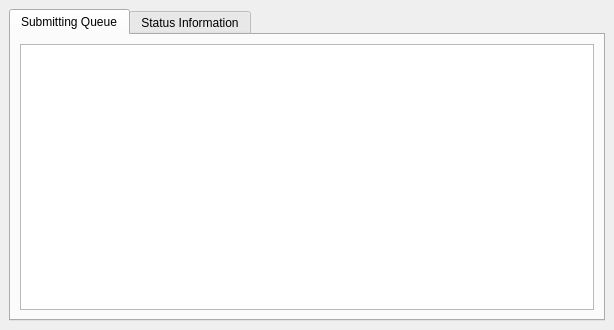
<ui version="4.0" >
 <author></author>
 <comment></comment>
 <exportmacro></exportmacro>
 <class>LastFMDialog</class>
 <widget class="QDialog" name="LastFMDialog" >
  <property name="geometry" >
   <rect>
    <x>0</x>
    <y>0</y>
    <width>614</width>
    <height>330</height>
   </rect>
  </property>
  <property name="windowTitle" >
   <string>Last.FM</string>
  </property>
  <widget class="QTabWidget" name="tabWidget" >
   <property name="geometry" >
    <rect>
     <x>9</x>
     <y>9</y>
     <width>596</width>
     <height>312</height>
    </rect>
   </property>
   <widget class="QWidget" name="tab" >
    <attribute name="title" >
     <string>Submitting Queue</string>
    </attribute>
    <layout class="QHBoxLayout" >
     <property name="margin" >
      <number>9</number>
     </property>
     <property name="spacing" >
      <number>6</number>
     </property>
     <item>
      <widget class="QTreeView" name="mSubmitQueue" />
     </item>
    </layout>
   </widget>
   <widget class="QWidget" name="tab_2" >
    <attribute name="title" >
     <string>Status Information</string>
    </attribute>
    <layout class="QHBoxLayout" >
     <property name="margin" >
      <number>9</number>
     </property>
     <property name="spacing" >
      <number>6</number>
     </property>
     <item>
      <layout class="QVBoxLayout" >
       <property name="margin" >
        <number>0</number>
       </property>
       <property name="spacing" >
        <number>6</number>
       </property>
       <item>
        <layout class="QHBoxLayout" >
         <property name="margin" >
          <number>0</number>
         </property>
         <property name="spacing" >
          <number>6</number>
         </property>
         <item>
          <widget class="QLabel" name="label" >
           <property name="text" >
            <string>Status:</string>
           </property>
          </widget>
         </item>
         <item>
          <widget class="QLabel" name="mStatusLabel" >
           <property name="sizePolicy" >
            <sizepolicy>
             <hsizetype>7</hsizetype>
             <vsizetype>5</vsizetype>
             <horstretch>0</horstretch>
             <verstretch>0</verstretch>
            </sizepolicy>
           </property>
           <property name="text" >
            <string/>
           </property>
          </widget>
         </item>
        </layout>
       </item>
       <item>
        <widget class="QLabel" name="label_3" >
         <property name="text" >
          <string>Log:</string>
         </property>
        </widget>
       </item>
       <item>
        <widget class="QTreeView" name="mLog" />
       </item>
      </layout>
     </item>
    </layout>
   </widget>
  </widget>
 </widget>
 <pixmapfunction></pixmapfunction>
 <resources/>
 <connections/>
</ui>
